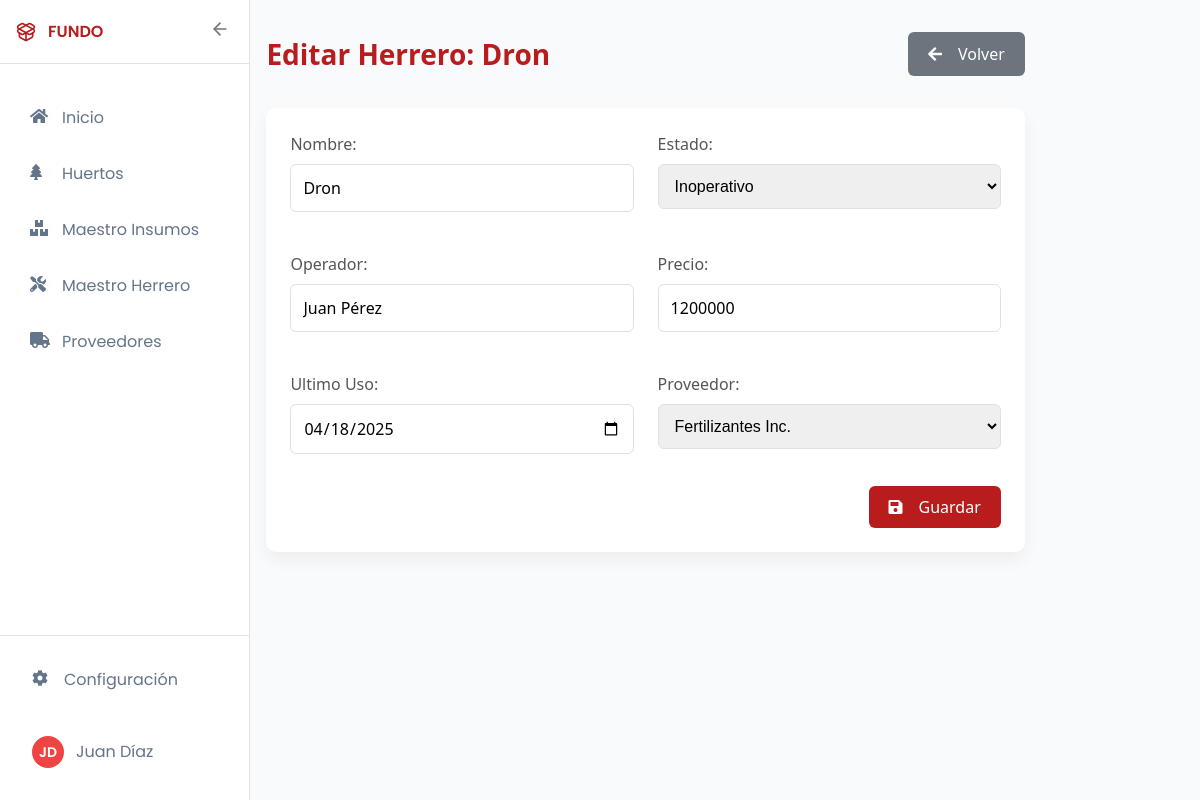
Screenshot of /herrero/editar/2/ with the database file from the repository.
### core/models.py (models this page shows, shortened)
class InsumoHerreria(models.Model):
    ESTADOS_CHOICES = [
        ('operativo', 'Operativo'),
        ('inoperativo', 'Inoperativo'),
    ]
    nombre = models.CharField(max_length=100)
    estado = models.CharField(max_length=11, choices=ESTADOS_CHOICES, default='Operativo')
    operador = models.CharField(max_length=100)
    precio = models.IntegerField(null=True, blank=True)
    last_use = models.DateField(default=date.today,)
    proveedor = models.ForeignKey(Proveedor,on_delete=models.CASCADE,related_name='proveedoresHe')

### core/views.py (the view)
# urls.py: path('herrero/editar/<int:insumoherreria_id>/', views.editar_herrero, name='editar_herrero'),
def editar_herrero(request, insumoherreria_id):
    herrero = get_object_or_404(InsumoHerreria, id=insumoherreria_id)
    if request.method == 'POST':
        form = HerreroForm(request.POST, instance=herrero)
        if form.is_valid():
            form.save()
            return redirect('maestroherrero')
    else:
        form = HerreroForm(instance=herrero)
    return render(request, 'core/herrero_form.html', {
        'form': form,
        'titulo': f'Editar Herrero: {herrero.nombre}'
    })

### core/forms.py
class HerreroForm(forms.ModelForm):
    class Meta:
        model = InsumoHerreria
        fields = ['nombre', 'estado', 'operador', 'precio', 'last_use','proveedor']
        widgets = {
            'last_use': DateInput(
                attrs={
                    'type': 'date',  # Input type date para navegadores modernos
                    'class': 'form-control datepicker',
                },
                format='%Y-%m-%d'  # Formato que espera el input date
            ),
        }

### core/models.py (called while the page is built)
    def __str__(self):
        return self.nombre_empresa

### core/templates/core/herrero_form.html (shortened to what this page needs)
{% extends 'core/base.html' %}
{% block content %}
<div class="dashboard-container">
    <div class="dashboard-header">
        <h2 class="dashboard-title">{{titulo}}</h2>
        <a href="{% url 'maestroherrero' %}" class="btn btn-secondary">
            <i class="fas fa-arrow-left"></i> Volver
        </a>
    </div>
    <div class="card">
        <div class="card-body">
            <form method="post" id="insumo-form">
                <div class="form-grid">
                    <div class="form-group">
                        <label for="{{ form.nombre.id_for_label }}">Nombre:</label>
                        {{ form.nombre }}
                    </div>
                    <div class="form-group">
                        <label for="{{ form.estado.id_for_label }}">Estado:</label>
                        {{ form.estado }}
                    </div>
                    <div class="form-group">
                        <label for="{{ form.operador.id_for_label }}">Operador:</label>
                        {{ form.operador }}
                    </div>
                    <div class="form-group">
                        <label for="{{ form.precio.id_for_label }}">Precio:</label>
                        {{ form.precio }}
                    </div>
                    <div class="form-group">
                        <label for="{{ form.last_use.id_for_label }}">Ultimo Uso:</label>
                        {{ form.last_use }}
                    </div>
                    <div class="form-group">
                        <label for="{{ form.proveedor.id_for_label }}">Proveedor:</label>
                        {{ form.proveedor }}
                    </div>
                </div>
                <div class="form-actions main-actions">
                    <button type="submit" class="btn btn-primary">
                        <i class="fas fa-save"></i> Guardar
                    </button>
                </div>
            </form>
        </div>
    </div>
</div>
{% endblock %}

### core/static/core/style.css (style rules this page uses)
:root { --primary: #b91c1c; --primary-dark: #991b1b; --primary-light: #ef4444; --secondary: #15803d; --secondary-light: #22c55e; --background: #ffffff; --foreground: #0f172a; --muted: #f8fafc; --muted-foreground: #64748b; --border: #e2e8f0; --input: #f1f5f9; --ring: #94a3b8; --radius: 0.5rem; --sidebar-width: 19%; --sidebar-collapsed-width: 80px; --header-height: 64px; --shadow-sm: 0 1px 2px 0 rgba(0, 0, 0, 0.05); --shadow: 0 1px 3px 0 rgba(0, 0, 0, 0.1), 0 1px 2px -1px rgba(0, 0, 0, 0.1); --shadow-md: 0 4px 6px -1px rgba(0, 0, 0, 0.1), 0 2px 4px -2px rgba(0, 0, 0, 0.1); --shadow-lg: 0 10px 15px -3px rgba(0, 0, 0, 0.1), 0 4px 6px -4px rgba(0, 0, 0, 0.1); --primary-color: #b91c1c; --secondary-color: #6c757d; --danger-color: #dc3545; --border-color: #e0e0e0; --hover-lightness: 90%; --accent: #4dbd74; --danger: #f86c6b; --text: #2c3e50; --text-light: #6c757d; --border: #e0e3e6; --bg-light: #f8f9fa; --gray-100: #f9fafd; --gray-200: #edf2f9; --gray-500: #95aac9; --gray-600: #6e84a3; --gray-700: #4a5978; --border-radius: 0.375rem; }
* { margin: 0; padding: 0; box-sizing: border-box; }
body { font-family: 'Poppins', -apple-system, BlinkMacSystemFont, 'Segoe UI', Roboto, Oxygen, Ubuntu, Cantarell, 'Open Sans', 'Helvetica Neue', sans-serif; color: var(--foreground); background-color: var(--muted); line-height: 1.5; -webkit-font-smoothing: antialiased; }
a { color: inherit; text-decoration: none; }
button, input { font-family: inherit; }
.btn { display: inline-flex; align-items: center; justify-content: center; gap: 0.2rem; padding: 20px; border-radius: var(--radius); font-weight: 500; font-size: 0.875rem; cursor: pointer; transition: all 0.2s; border: none; }
.btn-primary { background-color: var(--primary); color: white; }
.card { background-color: var(--background); border-radius: var(--radius); box-shadow: var(--shadow); overflow: hidden; }
.card-body { padding: 1.25rem; }
.form-grid { display: grid; grid-template-columns: repeat(auto-fit, minmax(250px, 1fr)); gap: 1.5rem; }
.form-group { margin-bottom: 1rem; }
.form-group label { display: block; margin-bottom: 0.5rem; font-weight: 500; color: #555; }
.form-group input, .form-group select { width: 100%; padding: 0.75rem; border: 1px solid var(--border-color); border-radius: 6px; font-size: 1rem; transition: border-color 0.3s; }
.btn-primary, .btn-secondary, .btn-delete { display: inline-flex; align-items: center; padding: 0.75rem 1.5rem; border: none; border-radius: 6px; font-size: 1rem; font-weight: 500; cursor: pointer; transition: all 0.3s; }
.btn-primary { background-color: var(--primary-color); color: white; }
.btn-secondary { background-color: var(--secondary-color); color: white; }
.btn-primary i, .btn-secondary i, .btn-delete i { margin-right: 8px; }
.form-actions { margin-top: 1rem; display: flex; gap: 1rem; }
.main-actions { justify-content: flex-end; }
h2 { display: block; font-size: 1.5em; margin-block-start: 0.83em; margin-block-end: 0.83em; margin-inline-start: 0px; margin-inline-end: 0px; font-weight: bold; unicode-bidi: isolate; }
.dashboard-container { width: 80%; margin-left: 5%; padding: 2rem 1.5rem; font-family: 'Segoe UI', Tahoma, Geneva, Verdana, sans-serif; color: var(--text); }
.dashboard-header { display: flex; justify-content: space-between; align-items: center; margin-bottom: 2rem; flex-wrap: wrap; gap: 1rem; }
.dashboard-title { font-size: 1.75rem; font-weight: 600; color: var(--primary); margin: 0; }
.card { background: white; border-radius: 10px; box-shadow: 0 0.5rem 1rem rgba(0, 0, 0, 0.05); overflow: hidden; margin-bottom: 2rem; }
.btn { display: inline-flex; align-items: center; justify-content: center; padding: 0.625rem 1.25rem; border-radius: 6px; font-weight: 500; cursor: pointer; transition: all 0.2s; border: none; text-decoration: none; gap: 0.5rem; }
.card { margin-bottom: 2rem; }
.card-body { padding: 1.5rem; }
.form-grid { display: grid; grid-template-columns: repeat(2, 1fr); gap: 1.5rem; align-items: start; }

### core/templates/core/herrero_form.html (style rules this page uses)
.form-grid { display: grid; grid-template-columns: repeat(auto-fit, minmax(250px, 1fr)); gap: 1.5rem; }

### rows the page displays
InsumoHerreria: nombre "Dron", estado "Inoperativo", operador "Juan Pérez", precio "1200000", last_use "04/18/2025", proveedor "Fertilizantes Inc."

### other values shown
{{ titulo }} "Editar Herrero: Dron"
